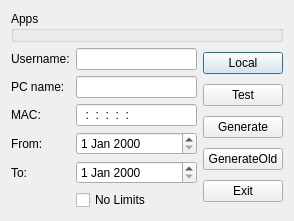
<?xml version="1.0" encoding="UTF-8"?>
<ui version="4.0">
 <class>CXLicenseClass</class>
 <widget class="QDialog" name="CXLicenseClass">
  <property name="geometry">
   <rect>
    <x>0</x>
    <y>0</y>
    <width>294</width>
    <height>186</height>
   </rect>
  </property>
  <property name="windowTitle">
   <string>License Generator</string>
  </property>
  <layout class="QGridLayout" name="gridLayout">
   <item row="1" column="0">
    <layout class="QFormLayout" name="formLayout">
     <item row="0" column="0">
      <widget class="QLabel" name="label">
       <property name="text">
        <string>Username:</string>
       </property>
      </widget>
     </item>
     <item row="0" column="1">
      <widget class="QLineEdit" name="edit_Username"/>
     </item>
     <item row="1" column="0">
      <widget class="QLabel" name="label_2">
       <property name="text">
        <string>PC name:</string>
       </property>
      </widget>
     </item>
     <item row="1" column="1">
      <widget class="QLineEdit" name="edit_PC"/>
     </item>
     <item row="2" column="0">
      <widget class="QLabel" name="label_3">
       <property name="text">
        <string>MAC:</string>
       </property>
      </widget>
     </item>
     <item row="2" column="1">
      <widget class="QLineEdit" name="edit_MAC">
       <property name="inputMask">
        <string>HH:HH:HH:HH:HH:HH</string>
       </property>
      </widget>
     </item>
     <item row="3" column="0">
      <widget class="QLabel" name="label_4">
       <property name="text">
        <string>From:</string>
       </property>
      </widget>
     </item>
     <item row="3" column="1">
      <widget class="QDateEdit" name="dateEdit_Start"/>
     </item>
     <item row="4" column="0">
      <widget class="QLabel" name="label_5">
       <property name="text">
        <string>To:</string>
       </property>
      </widget>
     </item>
     <item row="4" column="1">
      <widget class="QDateEdit" name="dateEdit_End"/>
     </item>
     <item row="5" column="1">
      <widget class="QCheckBox" name="chkb_NoLimits">
       <property name="text">
        <string>No Limits</string>
       </property>
      </widget>
     </item>
    </layout>
   </item>
   <item row="0" column="0" colspan="2">
    <widget class="QGroupBox" name="groupBoxApp">
     <property name="title">
      <string>Apps</string>
     </property>
    </widget>
   </item>
   <item row="1" column="1">
    <layout class="QVBoxLayout" name="verticalLayout">
     <item>
      <widget class="QPushButton" name="btn_Local">
       <property name="text">
        <string>Local</string>
       </property>
      </widget>
     </item>
     <item>
      <widget class="QPushButton" name="btn_Test">
       <property name="text">
        <string>Test</string>
       </property>
      </widget>
     </item>
     <item>
      <widget class="QPushButton" name="btn_Generate">
       <property name="text">
        <string>Generate</string>
       </property>
      </widget>
     </item>
     <item>
      <widget class="QPushButton" name="btn_GenerateOld">
       <property name="text">
        <string>GenerateOld</string>
       </property>
      </widget>
     </item>
     <item>
      <widget class="QPushButton" name="btn_Exit">
       <property name="text">
        <string>Exit</string>
       </property>
      </widget>
     </item>
    </layout>
   </item>
  </layout>
 </widget>
 <layoutdefault spacing="6" margin="11"/>
 <resources/>
 <connections>
  <connection>
   <sender>btn_Exit</sender>
   <signal>pressed()</signal>
   <receiver>CXLicenseClass</receiver>
   <slot>reject()</slot>
   <hints>
    <hint type="sourcelabel">
     <x>283</x>
     <y>172</y>
    </hint>
    <hint type="destinationlabel">
     <x>269</x>
     <y>160</y>
    </hint>
   </hints>
  </connection>
  <connection>
   <sender>chkb_NoLimits</sender>
   <signal>toggled(bool)</signal>
   <receiver>edit_MAC</receiver>
   <slot>setDisabled(bool)</slot>
   <hints>
    <hint type="sourcelabel">
     <x>98</x>
     <y>168</y>
    </hint>
    <hint type="destinationlabel">
     <x>136</x>
     <y>95</y>
    </hint>
   </hints>
  </connection>
  <connection>
   <sender>chkb_NoLimits</sender>
   <signal>toggled(bool)</signal>
   <receiver>edit_PC</receiver>
   <slot>setDisabled(bool)</slot>
   <hints>
    <hint type="sourcelabel">
     <x>173</x>
     <y>166</y>
    </hint>
    <hint type="destinationlabel">
     <x>157</x>
     <y>65</y>
    </hint>
   </hints>
  </connection>
 </connections>
</ui>
